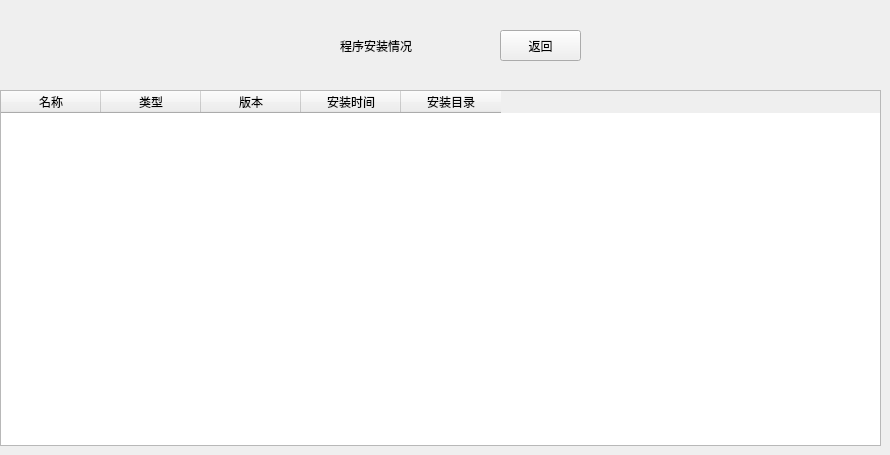
    <widget class="QWidget" name="page_30">
     <widget class="QLabel" name="label_56">
      <property name="geometry">
       <rect>
        <x>340</x>
        <y>30</y>
        <width>151</width>
        <height>31</height>
       </rect>
      </property>
      <property name="styleSheet">
       <string notr="true">color: rgb(0, 0, 0);
font: 16pt &quot;微软雅黑&quot;;</string>
      </property>
      <property name="text">
       <string>程序安装情况</string>
      </property>
     </widget>
     <widget class="QPushButton" name="budingButton_2">
      <property name="geometry">
       <rect>
        <x>500</x>
        <y>30</y>
        <width>81</width>
        <height>31</height>
       </rect>
      </property>
      <property name="text">
       <string>返回</string>
      </property>
     </widget>
     <widget class="QTableWidget" name="chengxuTableWidget_2">
      <property name="geometry">
       <rect>
        <x>0</x>
        <y>90</y>
        <width>881</width>
        <height>356</height>
       </rect>
      </property>
      <column>
       <property name="text">
        <string>名称</string>
       </property>
      </column>
      <column>
       <property name="text">
        <string>类型</string>
       </property>
      </column>
      <column>
       <property name="text">
        <string>版本</string>
       </property>
      </column>
      <column>
       <property name="text">
        <string>安装时间</string>
       </property>
      </column>
      <column>
       <property name="text">
        <string>安装目录</string>
       </property>
      </column>
     </widget>
    </widget>
